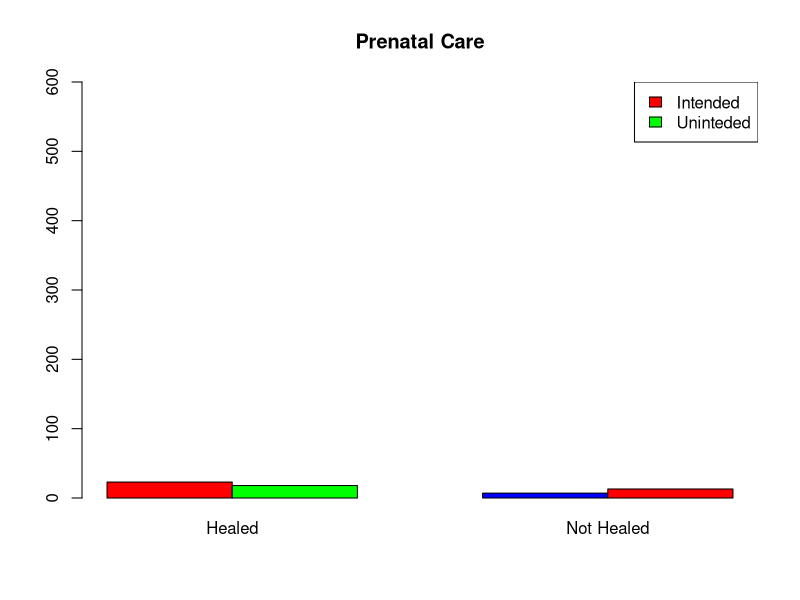

The R script that drew this image:
#lab 7
#Aria Askaryar 11/5/2020

#extra
observed=c(53,66,38,96,88,59)
proportion=c(.12,.15,.12,.23,.23,.15)

chisq.test(x=observed,p=proportion)

#2
x1=315
n1=108
x2=101
n2=32

ph1 = x1 / n1
ph2 = x2 / n2
phat=(x1+x2)/(n1+n2)

#grabs z score
zTest = (ph1 - ph2) / (sqrt(phat * (1 - phat))*(sqrt((1/n1)+(1/n2))))
zTest

pval=2*(1-pnorm(zTest))
pval

#3

Drug=c('Pirenzepine', 'Trithiozine')
Wantedness=c('Healed','Not Healed')
Data = c(23,7,18,13)

Table=matrix(Data,nrow = 2, ncol = 2, byrow = TRUE, dimnames =list(Drug,Wantedness) )
Table

barplot(Table, beside = TRUE, col=rainbow(3), main="Prenatal Care",ylim = c(0,600))
legend('topright', legend =c('Intended','Uninteded'),fill = rainbow(3) )


chisq.test(Table, correct = FALSE)

